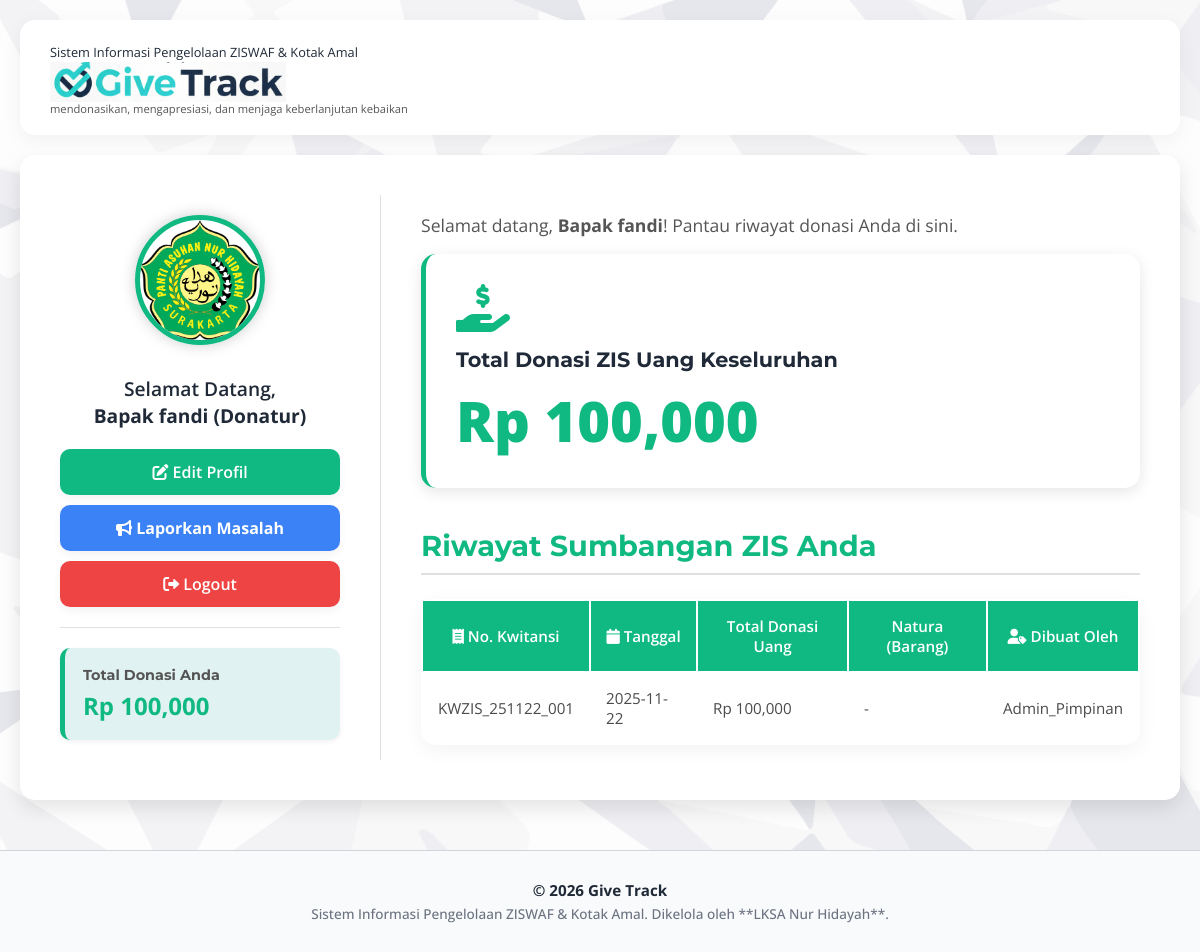
Screenshot of /pages/dashboard_donatur.php (signed in) with the database file from the repository.
### tables this page shows
CREATE TABLE `sumbangan` (
  `ID_Kwitansi_ZIS` varchar(30) NOT NULL,
  `ID_user` varchar(30) NOT NULL COMMENT 'Petugas yang menginput',
  `Id_lksa` varchar(25) NOT NULL,
  `ID_donatur` varchar(25) DEFAULT NULL,
  `Zakat_Profesi` decimal(12,0) DEFAULT '0',
  `Zakat_Maal` decimal(12,0) DEFAULT '0',
  `Infaq` decimal(12,0) DEFAULT '0',
  `Sedekah` decimal(12,0) DEFAULT '0',
  `Fidyah` decimal(12,0) DEFAULT '0',
  `Natura` text,
  `Tgl` date NOT NULL,
  `Status_Verifikasi` enum('Belum Terverifikasi','Terverifikasi') NOT NULL DEFAULT 'Belum Terverifikasi'
);

CREATE TABLE `user` (
  `Id_user` varchar(30) NOT NULL,
  `Nama_User` varchar(100) NOT NULL,
  `Password` varchar(255) NOT NULL COMMENT 'Untuk menyimpan password yang di-hash',
  `Jabatan` varchar(50) NOT NULL,
  `Id_lksa` varchar(25) NOT NULL,
  `Foto` varchar(255) DEFAULT NULL,
  `Status` enum('Active','Archived') NOT NULL DEFAULT 'Active'
);

### pages/dashboard_donatur.php (the view, shortened to what this page needs)
<?php
include '../config/database.php';
$id_donatur = $_SESSION['id_donatur'];
$nama_donatur = $_SESSION['nama_donatur'] ?? 'Donatur';
$total_donasi = 0;
$result_history = null;
$sql_total = "SELECT SUM(Zakat_Profesi + Zakat_Maal + Infaq + Sedekah + Fidyah) AS total_donasi FROM Sumbangan WHERE ID_donatur = ?";
$stmt_total = $conn->prepare($sql_total);
if ($stmt_total) {
    $stmt_total->bind_param("s", $id_donatur);
    $stmt_total->execute();
    $result_total = $stmt_total->get_result();
    $total_donasi = $result_total->fetch_assoc()['total_donasi'] ?? 0;
}
$sql_history = "SELECT s.*, u.Nama_User
                FROM Sumbangan s
                LEFT JOIN User u ON s.ID_User = u.Id_user
                WHERE s.ID_donatur = ?
                ORDER BY s.Tgl desc";
$stmt_history = $conn->prepare($sql_history);
if ($stmt_history) {
    $stmt_history->bind_param("s", $id_donatur);
    $stmt_history->execute();
    $result_history = $stmt_history->get_result();
}
$sql_donatur_foto = "SELECT Foto FROM Donatur WHERE ID_donatur = ?";
$stmt_foto = $conn->prepare($sql_donatur_foto);
$stmt_foto->bind_param("s", $id_donatur);
$stmt_foto->execute();
$foto_result = $stmt_foto->get_result();
$foto_row = $foto_result->fetch_assoc();
$foto_donatur = $foto_row['Foto'] ?? '';
$base_url = "http://" . $_SERVER['HTTP_HOST'] . "/lksa_nh/";
$foto_path = $foto_donatur ? $base_url . 'assets/img/' . $foto_donatur : $base_url . 'assets/img/yayasan.png';
?>
<!DOCTYPE html>
<html lang="id">
<head>
    <link rel="stylesheet" href="../assets/css/style.css">
    <link rel="stylesheet" href="https://cdnjs.cloudflare.com/ajax/libs/font-awesome/6.0.0-beta3/css/all.min.css">
</head>
<body>
    <div class="container">
        <div class="header">
            <div style="display: flex; align-items: center; gap: 10px;">
                <div style="text-align: left; line-height: 1.2; padding-top: 5px;">
                    <span style="font-size: 0.8em; color: #1F2937; display: block; margin: 0;">Sistem Informasi Pengelolaan ZISWAF & Kotak Amal</span>
                    <h1 style="margin: 0; font-size: 2.0em; font-weight: 900; font-family: 'Montserrat', sans-serif;">
                         <img src="../assets/img/give_track_logo_final.png" alt="Give Track Logo System"
                            style="height: 40px; width: auto; margin: 0; padding: 0; vertical-align: middle;">
                    </h1>
                    <span style="font-size: 0.7em; color: #555; display: block; margin: 0;">mendonasikan, mengapresiasi, dan menjaga keberlanjutan kebaikan</span>
                </div>
            </div>
        </div>
        <div class="content">
            <div class="sidebar-wrapper">
                <img src="<?php echo htmlspecialchars($foto_path); ?>" alt="Foto Profil" class="profile-img">
                <p class="welcome-text-sidebar">Selamat Datang,<br>
                <strong><?php echo htmlspecialchars($nama_donatur); ?> (Donatur)</strong></p>
                <a href="<?php echo $base_url; ?>pages/edit_donatur.php?id=<?php echo htmlspecialchars($id_donatur); ?>" class="btn btn-custom"><i class="fas fa-edit"></i> Edit Profil</a>
                <a href="tambah_laporan.php" class="btn btn-custom btn-report" style="margin-top: 10px;">
                    <i class="fas fa-bullhorn"></i> Laporkan Masalah
                </a>
                <a href="../login/logout.php" class="btn btn-custom btn-logout" style="margin-top: 10px;"><i class="fas fa-sign-out-alt"></i> Logout</a>
                <hr>
                <div class="sidebar-stats-card">
                    <h4>Total Donasi Anda</h4>
                    <p>Rp <?php echo number_format($total_donasi); ?></p>
                </div>
            </div>
            <div class="main-content-area">
                <p style="text-align: left; font-size: 1.1em; color: #555;">Selamat datang, <strong><?php echo htmlspecialchars($nama_donatur); ?></strong>! Pantau riwayat donasi Anda di sini.</p>
                <div class="stats-grid" style="grid-template-columns: 1fr;">
                    <div class="stats-card card-donatur">
                        <i class="fas fa-hand-holding-usd"></i>
                        <h3>Total Donasi ZIS Uang Keseluruhan</h3>
                        <span class="value">Rp <?php echo number_format($total_donasi); ?></span>
                    </div>
                </div>
                <h2>Riwayat Sumbangan ZIS Anda</h2>
                <table style="font-size: 0.95em;">
                    <thead>
                        <tr>
                            <th><i class="fas fa-receipt"></i> No. Kwitansi</th>
                            <th><i class="fas fa-calendar"></i> Tanggal</th>
                            <th>Total Donasi Uang</th>
                            <th>Natura (Barang)</th>
                            <th><i class="fas fa-user-tag"></i> Dibuat Oleh</th>
                        </tr>
                    </thead>
                    <tbody>
                        <?php if ($result_history && $result_history->num_rows > 0) { ?>
                            <?php while ($row = $result_history->fetch_assoc()) {
                                $total_uang_zis = $row['Zakat_Profesi'] + $row['Zakat_Maal'] + $row['Infaq'] + $row['Sedekah'] + $row['Fidyah'];
                                $natura_display = !empty($row['Natura']) ? htmlspecialchars($row['Natura']) : '-';
                            ?>
                                <tr>
                                    <td><?php echo $row['ID_Kwitansi_ZIS']; ?></td>
                                    <td><?php echo $row['Tgl']; ?></td>
                                    <td class="money-col">Rp <?php echo number_format($total_uang_zis); ?></td>
                                    <td><?php echo $natura_display; ?></td>
                                    <td><?php echo htmlspecialchars($row['Nama_User'] ?? 'Admin'); ?></td>
                                </tr>
                            <?php } ?>
                        <?php } else { ?>
                            <tr>
                                <td colspan="5" class="no-data">Belum ada data sumbangan yang tercatat.</td>
                            </tr>
                        <?php } ?>
                    </tbody>
                </table>
            </div>
        </div>
    </div>
    <footer class="footer-main">
        <div class="footer-content">
            <p style="font-weight: 700; color: var(--text-dark); font-size: 0.95em;">&copy; <?php echo date('Y'); ?> Give Track</p>
            <p style="font-size: 0.85em;">Sistem Informasi Pengelolaan ZISWAF & Kotak Amal. Dikelola oleh **LKSA Nur Hidayah**.</p>
        </div>
    </footer>
</body>
</html>

### assets/css/style.css (style rules this page uses)
body { font-family: 'Open Sans', sans-serif; color: #4a4a4a; margin: 0; min-height: 100vh; overflow-x: hidden; background-color: #f0f2f5; }
h1, h2, h3, h4, h5, h6 { font-family: 'Montserrat', sans-serif; color: #1F2937; font-weight: 700; }
.container { padding: 20px; max-width: 1400px; margin: 0 auto; }
.header { background-color: #fff; padding: 20px 30px; border-radius: 15px; box-shadow: 0 5px 20px rgba(0,0,0,0.05); }
.content { padding: 40px; background-color: #fff; border-radius: 15px; box-shadow: 0 5px 20px rgba(0,0,0,0.05); }
.stats-grid { display: grid; grid-template-columns: repeat(auto-fit, minmax(250px, 1fr)); gap: 25px; margin-bottom: 30px; }
.stats-card { background-color: #fff; border-radius: 15px; padding: 30px; text-align: center; box-shadow: 0 5px 20px rgba(0,0,0,0.05); transition: transform 0.3s, box-shadow 0.3s; border-left: 5px solid; display: flex; flex-direction: column; justify-content: center; align-items: center; }
.stats-card i { font-size: 2.5em; margin-bottom: 15px; }
.stats-card h3 { margin: 0 0 10px 0; font-size: 1.1em; color: #1F2937; }
.stats-card .value { font-size: 2.5em; font-weight: 700; margin: 0; }
.card-donatur { border-color: #10B981; }
.card-donatur .value { color: #10B981; }
.card-donatur i { color: #10B981; }
.btn { padding: 12px 25px; border-radius: 10px; font-weight: 600; }
table { border-radius: 15px; box-shadow: 0 5px 20px rgba(0,0,0,0.05); }
thead tr { background-color: #1F2937; }
th, td { padding: 15px; }

### rows the page displays
sumbangan: ID_Kwitansi_ZIS "KWZIS_251122_001", Tgl "2025-11-22", total_uang_zis "100,000", Natura "-", ID_user.Nama_User "Admin_Pimpinan"

### other values shown
$nama_donatur "Bapak fandi"
$total_donasi "100,000"
